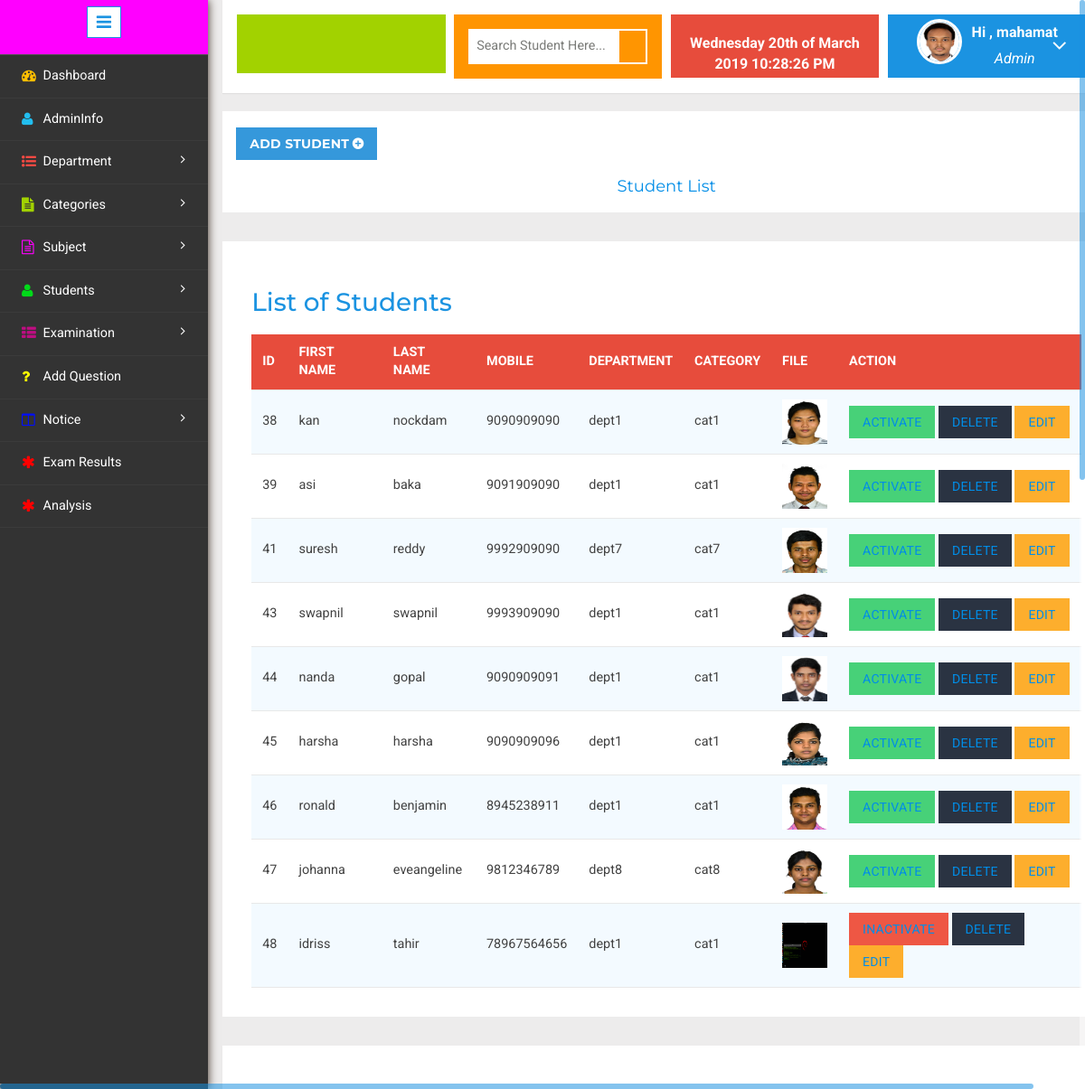
/admin/studentlist.php (signed in), run on an earlier commit of the app's database.
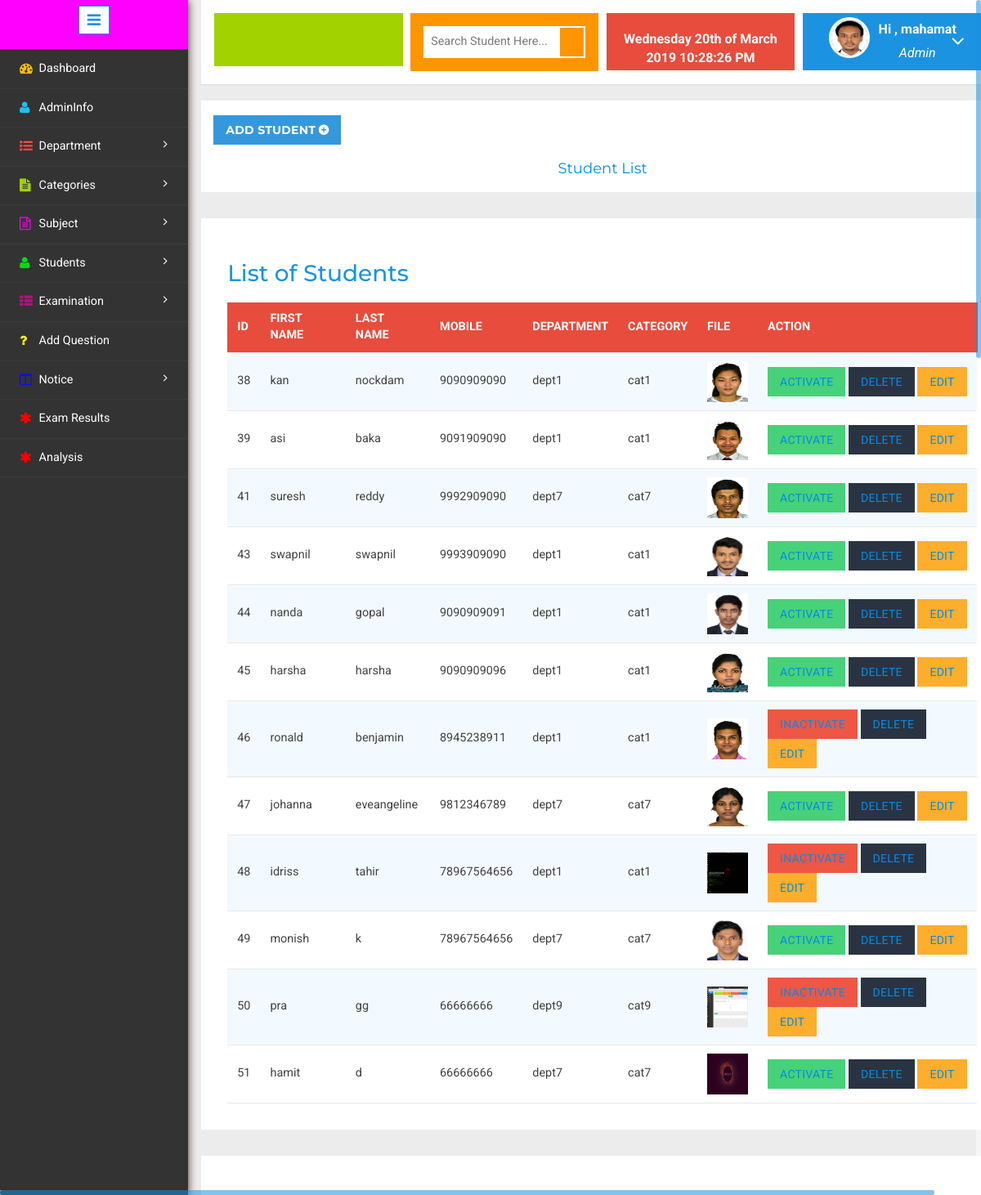
And on a later commit of the database.
### tables this page shows
CREATE TABLE `studenttbl` (
  `studid` int(11) NOT NULL,
  `fname` varchar(50) NOT NULL,
  `lname` varchar(50) NOT NULL,
  `gender` varchar(20) NOT NULL,
  `blood` varchar(20) NOT NULL,
  `email` varchar(50) NOT NULL,
  `phone` varchar(20) NOT NULL,
  `mobile` varchar(20) NOT NULL,
  `password` varchar(50) NOT NULL,
  `cpassword` varchar(50) NOT NULL,
  `dob` date NOT NULL,
  `address` varchar(50) NOT NULL,
  `deptname` varchar(20) NOT NULL,
  `catname` varchar(20) NOT NULL,
  `file` varchar(50) NOT NULL,
  `status` tinyint(1) NOT NULL
);

### admin/studentlist.php (the view, shortened to what this page needs)
<!DOCTYPE HTML>
<html>
<head>
</head>
<body>
<div class="page-container">
<div class="left-content">
<div class="mother-grid-inner">
<?php
if($_SESSION["userid"]==true)
{
include("header.php"); ?>
	<ol class="breadcrumb">
	             <li class="breadcrumb-item text-white" ><h4 ><a href="addstudent.php" class=" btn btn-primary hvr-icon-float-away col-9">Add Student </a></h4></li>
                <center><li class="breadcrumb-item"><h4><a href="">Student List</a></h4></li></center>
            </ol>
<?php
$sql="select studid,fname,lname,gender,mobile,dob,address,deptname,catname,file,status from studenttbl ";
$result = mysql_query($sql);
?>
<div class="agile-grids">
<div class="agile-tables">
<div class="w3l-table-info">
<h2>List of Students</h2>
<table width="100%" id="table">
<thead>
<tr>
               <th align="left">Id</th>
			   <th align="left">First Name</th>
			   <th align="left">Last Name</th>
			   <th align="left">Mobile</th>
			   <th align="left">Department</th>
			   <th align="left">Category</th>
			   <th align="left">File</th>
			   <th align="left">Action</th>
</tr>
</thead>
<tbody>
<?php while($rows=mysql_fetch_array($result))
{
	extract($rows);
	?>
    <tr>
    <td><?php echo $rows['studid'];?></td>
	<td><?php echo $rows['fname'];?></td>
    <td><?php echo $rows['lname'];?></td>
	<td><?php echo $rows['mobile'];?></td>
	<td><?php echo $rows['deptname'];?></td>
	<td><?php echo $rows['catname'];?></td>
	<td><?php echo($rows['file']!=NULL)?'<img src="../student/uploaded/'.$rows['file'].'"  width="50" height="50">' :'' ;?></td>
	<td>
    <?php
$status=$rows['status'];
if(($status)=='0')
{
?>
<button class="btn bg-danger">
<a href="studaction.php?status=<?php echo $rows['studid'];?>"
  onclick="return confirm('Activate <?php echo $rows['fname'];?>');"> Inactivate </a></button>
<?php
}
if(($status)=='1')
{
?>
<button class="btn bg-success text-white ">
<a href="studaction.php?status=<?php echo $rows['studid'];?>"
 onclick="return confirm('In-activate <?php echo $rows['fname'];?>');"> Activate</a></button><?php
}
?>
	<button class="btn btn-dark text-white "><a href="deletestudent.php?id=<?php echo $rows['studid']; ?>"
    onclick="return confirm('Are you sure you wish to delete this Record?');">Delete </a> </button>
	<button class="btn bg-alert dark text-white "><a href="editstudent.php?id=<?php echo $rows['studid']; ?>"> Edit </a></button>
	</td>
    </tr>
<?php }?>
</tbody>
</table>
</div>
</div>
</div>
<?php include("footer.php"); ?>
	<?php include("sidebar.php"); ?>
	<?php }
else
	header('location:login.php');
?>
</body>
</html>

What changed in the data, as far as the page shows it:
changed studenttbl "ronald": status "ACTIVATE" → "INACTIVATE"
changed studenttbl "johanna": deptname "dept8" → "dept7"; catname "cat8" → "cat7"
added studenttbl: studid "49", fname "monish", lname "k", mobile "78967564656", deptname "dept7", catname "cat7", file (picture)
added studenttbl: studid "50", fname "pra", lname "gg", mobile "66666666", deptname "dept9", catname "cat9", file (picture)
added studenttbl: studid "51", fname "hamit", lname "d", mobile "66666666", deptname "dept7", catname "cat7", file (picture)
